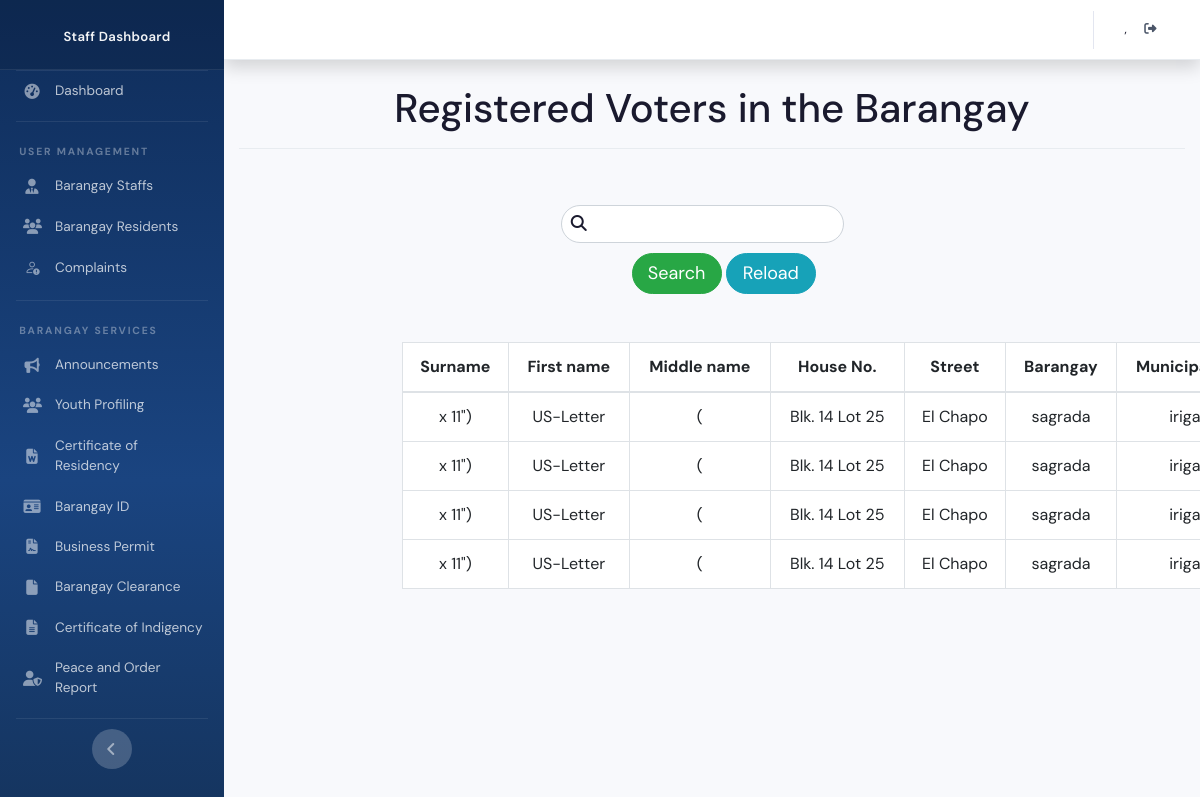
The app's page /staff_table_voters.php with its own data.
### tables this page shows
CREATE TABLE `tbl_resident` (
  `id_resident` int NOT NULL,
  `res_photo` mediumblob,
  `email` varchar(255) DEFAULT NULL,
  `phone_number` varchar(20) DEFAULT NULL,
  `password` varchar(255) NOT NULL,
  `must_change_password` tinyint(1) NOT NULL DEFAULT '0',
  `lname` varchar(255) NOT NULL,
  `fname` varchar(255) NOT NULL,
  `mi` varchar(255) NOT NULL,
  `contact` varchar(20) DEFAULT NULL,
  `age` int NOT NULL,
  `sex` varchar(255) NOT NULL,
  `status` varchar(255) NOT NULL,
  `houseno` varchar(255) DEFAULT NULL,
  `street` varchar(255) DEFAULT NULL,
  `brgy` varchar(255) DEFAULT NULL,
  `municipal` varchar(255) DEFAULT NULL,
  `address` varchar(255) DEFAULT NULL,
  `bdate` date NOT NULL,
  `bplace` varchar(255) NOT NULL,
  `nationality` varchar(255) NOT NULL,
  `family_role` varchar(255) NOT NULL,
  `voter` varchar(255) DEFAULT NULL,
  `role` varchar(255) NOT NULL,
  `is_verified` tinyint(1) NOT NULL DEFAULT '0',
  `verified_at` datetime DEFAULT NULL,
  `verified_by` varchar(100) DEFAULT NULL,
  `addedby` varchar(255) DEFAULT NULL,
  `is_archived` tinyint(1) NOT NULL DEFAULT '0' COMMENT '0 = active, 1 = archived',
  `archived_at` datetime DEFAULT NULL COMMENT 'Timestamp when the resident was archived'
);

### classes/resident.class.php (called while the page is built, shortened)
<?php
    class ResidentClass extends BMISClass {
    public function view_resident_voters(){
        $connection = $this->openConn();
        $stmt = $connection->prepare("SELECT * from tbl_resident WHERE `voter` = 'Yes'");
        $stmt->execute();
        $view = $stmt->fetchAll();
        return $view;
    }
    }
?>

### admn_table_voters_search.php (the view, shortened to what this page needs)
<?php
	require 'classes/conn.php';
	if(isset($_POST['search_totalvoters'])){
		$keyword = $_POST['keyword'];
?>
<table class="table table-hover text-center table-bordered" style="min-width: 1000px;">
	<thead class="alert-info">
		<tr>
			<th> Surname </th>
			<th> First name </th>
			<th> Middle name </th>
			<th> House No.</th>
			<th> Street </th>
			<th> Barangay </th>
			<th> Municipality </th>
			<th> Contact # </th>
		</tr>
	</thead>
	<tbody>
		<?php
			$stmnt = $conn->prepare("SELECT * FROM `tbl_resident` WHERE `lname` LIKE '%$keyword%' or  `mi` LIKE '%$keyword%' or  `fname` LIKE '%$keyword%'
			or `houseno` LIKE '%$keyword%' or  `street` LIKE '%$keyword%' or  `brgy` LIKE '%$keyword%' or  `contact` LIKE '%$keyword%'");
			$stmnt->execute();
			while($view = $stmnt->fetch()){
		?>
			<tr>
				<td> <?= $view['lname'];?> </td>
				<td> <?= $view['fname'];?> </td>
				<td> <?= $view['mi'];?> </td>
				<td> <?= $view['houseno'];?> </td>
				<td> <?= $view['street'];?> </td>
				<td> <?= $view['brgy'];?> </td>
				<td> <?= $view['municipal'];?> </td>
				<td> <?= $view['contact'];?> </td>
			</tr>
		<?php
		}
		?>
	</tbody>
</table>
<?php
	}else{
?>
<table class="table table-hover text-center table-bordered" style="min-width: 1000px;">
        <thead class="alert-info">
		<tr>
			<th> Surname </th>
			<th> First name </th>
			<th> Middle name </th>
			<th> House No.</th>
			<th> Street </th>
			<th> Barangay </th>
			<th> Municipality </th>
		</tr>
	</thead>
	<tbody>
		<?php if(is_array($view)) {?>
			<?php foreach($view as $view) {?>
				<tr>
					<td> <?= $view['lname'];?> </td>
					<td> <?= $view['fname'];?> </td>
					<td> <?= $view['mi'];?> </td>
					<td> <?= $view['houseno'];?> </td>
					<td> <?= $view['street'];?> </td>
					<td> <?= $view['brgy'];?> </td>
					<td> <?= $view['municipal'];?> </td>
				</tr>
			<?php
				}
			?>
		<?php
			}
		?>
	</tbody>
</table>
<link href="../BarangaySystem/customcss/regiformstyle.css" rel="stylesheet" type="text/css">
<link href="../BarangaySystem/bootstrap/css/bootstrap.css" rel="stylesheet" type="text/css">
<?php
	}
?>

### css/regiformstyle.css (style rules this page uses)
body { background-color:#fff !important; }

### dashboard_sidebar_start_staff.php (style rules this page uses)
:root { --primary: #1e3a6e; --accent: #f0a500; --pending-bg: #fff8ec; --pending-bd: #f0a500; --pending-tx: #7a5200; --resolve-bg: #eaf7ef; --resolve-bd: #27ae60; --resolve-tx: #145a30; }
body { font-family: 'Segoe UI', system-ui, sans-serif; background: #f4f7fb; }
:root { --navy: #0f2d5a; --navy-mid: #1a4480; --navy-light: #2b5ea7; --navy-pale: #e8eef7; --gold: #c9943a; --gold-light: #e8b86d; --gold-pale: #fdf3e3; --teal: #0d9488; --teal-pale: #e0f2f0; --danger: #dc2626; --danger-pale: #fef2f2; --warning: #d97706; --warning-pale: #fffbeb; --success: #059669; --success-pale: #ecfdf5; --cream: #f7f8fc; --white: #ffffff; --text-dark: #1a1a2e; --text-mid: #4a5568; --text-light: #718096; --border: #e8ecf0; --shadow-sm: 0 2px 8px rgba(15,45,90,0.07); --shadow-md: 0 6px 24px rgba(15,45,90,0.11); --radius: 14px; --radius-sm: 10px; --transition: 0.22s cubic-bezier(0.4,0,0.2,1); }
body { font-family: 'DM Sans', -apple-system, sans-serif !important; background: var(--cream) !important; color: var(--text-dark) !important; }

### records on screen
tbl_resident: lname "x 11\")", fname "US-Letter", mi "(", houseno "Blk. 14 Lot 25", street "El Chapo", brgy "sagrada", municipal "iriga"
tbl_resident: lname "x 11\")", fname "US-Letter", mi "(", houseno "Blk. 14 Lot 25", street "El Chapo", brgy "sagrada", municipal "iriga"
tbl_resident: lname "x 11\")", fname "US-Letter", mi "(", houseno "Blk. 14 Lot 25", street "El Chapo", brgy "sagrada", municipal "iriga"
tbl_resident: lname "x 11\")", fname "US-Letter", mi "(", houseno "Blk. 14 Lot 25", street "El Chapo", brgy "sagrada", municipal "iriga"
